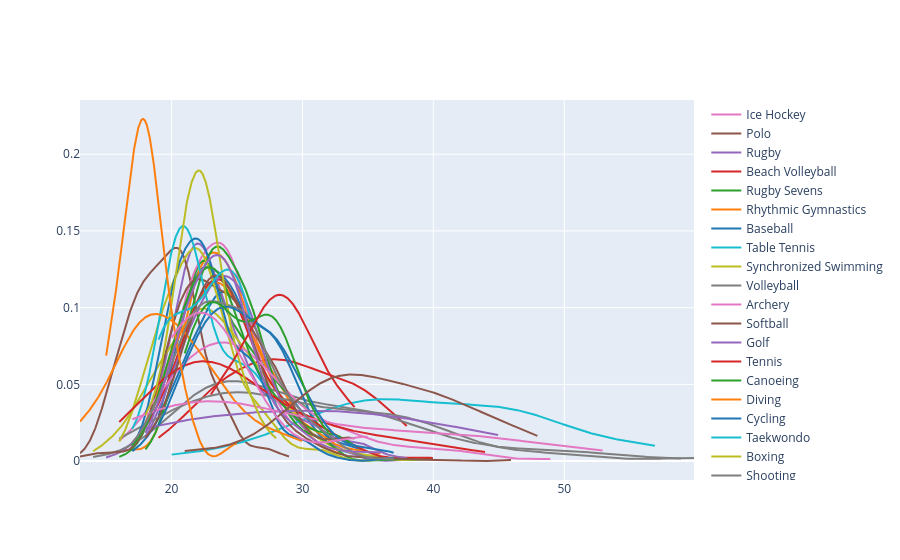

The code cell stored with this chart in its notebook:
### Code cell
fig.show()

### Figure 1 — Plotly figure (JSON) as saved in the notebook; plotly's stock layout.template omitted (floating-point values rounded to 4 significant figures; data arrays with more than 128 entries replaced by an {"elided": "..."} marker saying what was removed)
{"data": [{"legendgroup": "Basketball", "marker": {"color": "rgb(31, 119, 180)"}, "mode": "lines", "name": "Basketball", "showlegend": true, "type": "scatter", "x": {"elided": "500 float values"}, "xaxis": "x", "y": {"elided": "500 float values"}, "yaxis": "y"}, {"legendgroup": "Judo", "marker": {"color": "rgb(255, 127, 14)"}, "mode": "lines", "name": "Judo", "showlegend": true, "type": "scatter", "x": {"elided": "500 float values"}, "xaxis": "x", "y": {"elided": "500 float values"}, "yaxis": "y"}, {"legendgroup": "Football", "marker": {"color": "rgb(44, 160, 44)"}, "mode": "lines", "name": "Football", "showlegend": true, "type": "scatter", "x": {"elided": "500 float values"}, "xaxis": "x", "y": {"elided": "500 float values"}, "yaxis": "y"}, {"legendgroup": "Tug-Of-War", "marker": {"color": "rgb(214, 39, 40)"}, "mode": "lines", "name": "Tug-Of-War", "showlegend": true, "type": "scatter", "x": {"elided": "500 float values"}, "xaxis": "x", "y": {"elided": "500 float values"}, "yaxis": "y"}, {"legendgroup": "Athletics", "marker": {"color": "rgb(148, 103, 189)"}, "mode": "lines", "name": "Athletics", "showlegend": true, "type": "scatter", "x": {"elided": "500 float values"}, "xaxis": "x", "y": {"elided": "500 float values"}, "yaxis": "y"}, {"legendgroup": "Swimming", "marker": {"color": "rgb(140, 86, 75)"}, "mode": "lines", "name": "Swimming", "showlegend": true, "type": "scatter", "x": {"elided": "500 float values"}, "xaxis": "x", "y": {"elided": "500 float values"}, "yaxis": "y"}, {"legendgroup": "Badminton", "marker": {"color": "rgb(227, 119, 194)"}, "mode": "lines", "name": "Badminton", "showlegend": true, "type": "scatter", "x": {"elided": "500 float values"}, "xaxis": "x", "y": {"elided": "500 float values"}, "yaxis": "y"}, {"legendgroup": "Sailing", "marker": {"color": "rgb(127, 127, 127)"}, "mode": "lines", "name": "Sailing", "showlegend": true, "type": "scatter", "x": {"elided": "500 float values"}, "xaxis": "x", "y": {"elided": "500 float values"}, "yaxis": "y"}, {"legendgroup": "Gymnastics", "marker": {"color": "rgb(188, 189, 34)"}, "mode": "lines", "name": "Gymnastics", "showlegend": true, "type": "scatter", "x": {"elided": "500 float values"}, "xaxis": "x", "y": {"elided": "500 float values"}, "yaxis": "y"}, {"legendgroup": "Art Competitions", "marker": {"color": "rgb(23, 190, 207)"}, "mode": "lines", "name": "Art Competitions", "showlegend": true, "type": "scatter", "x": {"elided": "500 float values"}, "xaxis": "x", "y": {"elided": "500 float values"}, "yaxis": "y"}, {"legendgroup": "Handball", "marker": {"color": "rgb(31, 119, 180)"}, "mode": "lines", "name": "Handball", "showlegend": true, "type": "scatter", "x": {"elided": "500 float values"}, "xaxis": "x", "y": {"elided": "500 float values"}, "yaxis": "y"}, {"legendgroup": "Weightlifting", "marker": {"color": "rgb(255, 127, 14)"}, "mode": "lines", "name": "Weightlifting", "showlegend": true, "type": "scatter", "x": {"elided": "500 float values"}, "xaxis": "x", "y": {"elided": "500 float values"}, "yaxis": "y"}, {"legendgroup": "Wrestling", "marker": {"color": "rgb(44, 160, 44)"}, "mode": "lines", "name": "Wrestling", "showlegend": true, "type": "scatter", "x": {"elided": "500 float values"}, "xaxis": "x", "y": {"elided": "500 float values"}, "yaxis": "y"}, {"legendgroup": "Water Polo", "marker": {"color": "rgb(214, 39, 40)"}, "mode": "lines", "name": "Water Polo", "showlegend": true, "type": "scatter", "x": {"elided": "500 float values"}, "xaxis": "x", "y": {"elided": "500 float values"}, "yaxis": "y"}, {"legendgroup": "Hockey", "marker": {"color": "rgb(148, 103, 189)"}, "mode": "lines", "name": "Hockey", "showlegend": true, "type": "scatter", "x": {"elided": "500 float values"}, "xaxis": "x", "y": {"elided": "500 float values"}, "yaxis": "y"}, {"legendgroup": "Rowing", "marker": {"color": "rgb(140, 86, 75)"}, "mode": "lines", "name": "Rowing", "showlegend": true, "type": "scatter", "x": {"elided": "500 float values"}, "xaxis": "x", "y": {"elided": "500 float values"}, "yaxis": "y"}, {"legendgroup": "Fencing", "marker": {"color": "rgb(227, 119, 194)"}, "mode": "lines", "name": "Fencing", "showlegend": true, "type": "scatter", "x": {"elided": "500 float values"}, "xaxis": "x", "y": {"elided": "500 float values"}, "yaxis": "y"}, {"legendgroup": "Shooting", "marker": {"color": "rgb(127, 127, 127)"}, "mode": "lines", "name": "Shooting", "showlegend": true, "type": "scatter", "x": {"elided": "500 float values"}, "xaxis": "x", "y": {"elided": "500 float values"}, "yaxis": "y"}, {"legendgroup": "Boxing", "marker": {"color": "rgb(188, 189, 34)"}, "mode": "lines", "name": "Boxing", "showlegend": true, "type": "scatter", "x": {"elided": "500 float values"}, "xaxis": "x", "y": {"elided": "500 float values"}, "yaxis": "y"}, {"legendgroup": "Taekwondo", "marker": {"color": "rgb(23, 190, 207)"}, "mode": "lines", "name": "Taekwondo", "showlegend": true, "type": "scatter", "x": {"elided": "500 float values"}, "xaxis": "x", "y": {"elided": "500 float values"}, "yaxis": "y"}, {"legendgroup": "Cycling", "marker": {"color": "rgb(31, 119, 180)"}, "mode": "lines", "name": "Cycling", "showlegend": true, "type": "scatter", "x": {"elided": "500 float values"}, "xaxis": "x", "y": {"elided": "500 float values"}, "yaxis": "y"}, {"legendgroup": "Diving", "marker": {"color": "rgb(255, 127, 14)"}, "mode": "lines", "name": "Diving", "showlegend": true, "type": "scatter", "x": {"elided": "500 float values"}, "xaxis": "x", "y": {"elided": "500 float values"}, "yaxis": "y"}, {"legendgroup": "Canoeing", "marker": {"color": "rgb(44, 160, 44)"}, "mode": "lines", "name": "Canoeing", "showlegend": true, "type": "scatter", "x": {"elided": "500 float values"}, "xaxis": "x", "y": {"elided": "500 float values"}, "yaxis": "y"}, {"legendgroup": "Tennis", "marker": {"color": "rgb(214, 39, 40)"}, "mode": "lines", "name": "Tennis", "showlegend": true, "type": "scatter", "x": {"elided": "500 float values"}, "xaxis": "x", "y": {"elided": "500 float values"}, "yaxis": "y"}, {"legendgroup": "Golf", "marker": {"color": "rgb(148, 103, 189)"}, "mode": "lines", "name": "Golf", "showlegend": true, "type": "scatter", "x": {"elided": "500 float values"}, "xaxis": "x", "y": {"elided": "500 float values"}, "yaxis": "y"}, {"legendgroup": "Softball", "marker": {"color": "rgb(140, 86, 75)"}, "mode": "lines", "name": "Softball", "showlegend": true, "type": "scatter", "x": {"elided": "500 float values"}, "xaxis": "x", "y": {"elided": "500 float values"}, "yaxis": "y"}, {"legendgroup": "Archery", "marker": {"color": "rgb(227, 119, 194)"}, "mode": "lines", "name": "Archery", "showlegend": true, "type": "scatter", "x": {"elided": "500 float values"}, "xaxis": "x", "y": {"elided": "500 float values"}, "yaxis": "y"}, {"legendgroup": "Volleyball", "marker": {"color": "rgb(127, 127, 127)"}, "mode": "lines", "name": "Volleyball", "showlegend": true, "type": "scatter", "x": {"elided": "500 float values"}, "xaxis": "x", "y": {"elided": "500 float values"}, "yaxis": "y"}, {"legendgroup": "Synchronized Swimming", "marker": {"color": "rgb(188, 189, 34)"}, "mode": "lines", "name": "Synchronized Swimming", "showlegend": true, "type": "scatter", "x": {"elided": "500 float values"}, "xaxis": "x", "y": {"elided": "500 float values"}, "yaxis": "y"}, {"legendgroup": "Table Tennis", "marker": {"color": "rgb(23, 190, 207)"}, "mode": "lines", "name": "Table Tennis", "showlegend": true, "type": "scatter", "x": {"elided": "500 float values"}, "xaxis": "x", "y": {"elided": "500 float values"}, "yaxis": "y"}, {"legendgroup": "Baseball", "marker": {"color": "rgb(31, 119, 180)"}, "mode": "lines", "name": "Baseball", "showlegend": true, "type": "scatter", "x": {"elided": "500 float values"}, "xaxis": "x", "y": {"elided": "500 float values"}, "yaxis": "y"}, {"legendgroup": "Rhythmic Gymnastics", "marker": {"color": "rgb(255, 127, 14)"}, "mode": "lines", "name": "Rhythmic Gymnastics", "showlegend": true, "type": "scatter", "x": {"elided": "500 float values"}, "xaxis": "x", "y": {"elided": "500 float values"}, "yaxis": "y"}, {"legendgroup": "Rugby Sevens", "marker": {"color": "rgb(44, 160, 44)"}, "mode": "lines", "name": "Rugby Sevens", "showlegend": true, "type": "scatter", "x": {"elided": "500 float values"}, "xaxis": "x", "y": {"elided": "500 float values"}, "yaxis": "y"}, {"legendgroup": "Beach Volleyball", "marker": {"color": "rgb(214, 39, 40)"}, "mode": "lines", "name": "Beach Volleyball", "showlegend": true, "type": "scatter", "x": {"elided": "500 float values"}, "xaxis": "x", "y": {"elided": "500 float values"}, "yaxis": "y"}, {"legendgroup": "Rugby", "marker": {"color": "rgb(148, 103, 189)"}, "mode": "lines", "name": "Rugby", "showlegend": true, "type": "scatter", "x": {"elided": "500 float values"}, "xaxis": "x", "y": {"elided": "500 float values"}, "yaxis": "y"}, {"legendgroup": "Polo", "marker": {"color": "rgb(140, 86, 75)"}, "mode": "lines", "name": "Polo", "showlegend": true, "type": "scatter", "x": {"elided": "500 float values"}, "xaxis": "x", "y": {"elided": "500 float values"}, "yaxis": "y"}, {"legendgroup": "Ice Hockey", "marker": {"color": "rgb(227, 119, 194)"}, "mode": "lines", "name": "Ice Hockey", "showlegend": true, "type": "scatter", "x": {"elided": "500 float values"}, "xaxis": "x", "y": {"elided": "500 float values"}, "yaxis": "y"}], "layout": {"barmode": "overlay", "hovermode": "closest", "legend": {"traceorder": "reversed"}, "xaxis": {"anchor": "y2", "domain": [0, 1], "zeroline": false}, "yaxis": {"anchor": "free", "domain": [0, 1], "position": 0}}}
